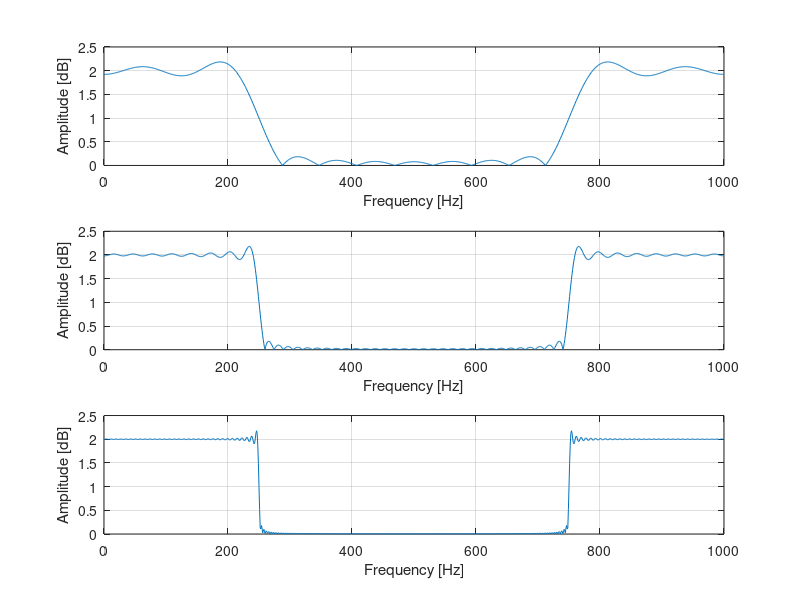

MATLAB code to generate this figure:
%% TARGET
% Plot the frequency response of the sinc signal by using the FFT function.
%
% The sinc signal must be designed considering several lengths to analyze
% the [Gibbs phenomenon](https://en.wikipedia.org/wiki/Gibbs_phenomenon).
% Don't use the _sinc_ matlab function. Compute the sinc manually and pay
% attention to the ratio 0/0.
% 
% The parameters are:
% x_i[n] = sin(2*pi*F_n*n) where i=[0,2]
% * Length of n = [17, 65, 257]
% * T_s =   1 [ms]
% * F_c = 250 [Hz]
%

%% Clear everything
clc;        % 'clc' cleras all the text from the Command Window
clear;      % 'clear' removes all variables from the current workspace
close all;  % 'close all' deletes all figures whose handles are not hidden.

%% Parameters
len = [17, 65, 257];
Ts = 1e-3;
Fs = 1/Ts;
Fc = 250;
F_N = Fc/Fs;

%% Exercise
n_lim = (len(1)-1)/2;
n  = -n_lim:+n_lim;
x0 = sin(2*pi*F_N*n) ./ (2*pi*F_N*n);

n_lim = (len(2)-1)/2;
n  = -n_lim:1:+n_lim;
x1 = sin(2*pi*F_N*n) ./ (2*pi*F_N*n);

n_lim = (len(3)-1)/2;
n  = -n_lim:1:+n_lim;
x2 = sin(2*pi*F_N*n) ./ (2*pi*F_N*n);

% NaN Check
x0(isnan(x0)) = 1;
x1(isnan(x1)) = 1;
x2(isnan(x2)) = 1;

%% Figure
nFFT = 2^10;
Xf_0 = fft(x0,nFFT);
Xf_1 = fft(x1,nFFT);
Xf_2 = fft(x2,nFFT);

Xf_0 = abs(Xf_0);
Xf_1 = abs(Xf_1);
Xf_2 = abs(Xf_2);

f_ax_0 = (0:length(Xf_0)-1)/length(Xf_0) * Fs;
f_ax_1 = (0:length(Xf_1)-1)/length(Xf_1) * Fs;
f_ax_2 = (0:length(Xf_2)-1)/length(Xf_2) * Fs;

figure
subplot(3,1,1)
  plot(f_ax_0,Xf_0)
  grid on
  xlabel('Frequency [Hz]')
  ylabel('Amplitude [dB]')
subplot(3,1,2)
  plot(f_ax_1,Xf_1)
  grid on
  xlabel('Frequency [Hz]')
  ylabel('Amplitude [dB]')
subplot(3,1,3)
  plot(f_ax_2,Xf_2)
  grid on
  xlabel('Frequency [Hz]')
  ylabel('Amplitude [dB]')